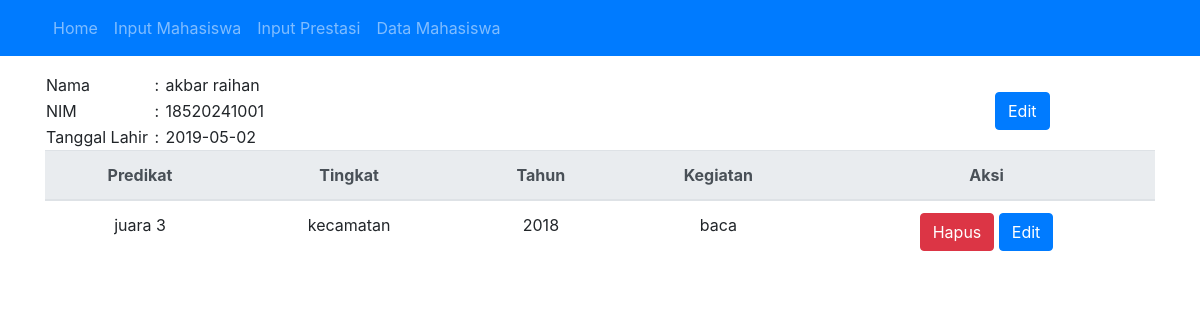
/detail.php?q=18520241001, run on the app's committed database.
### tables this page shows
CREATE TABLE `mahasiswa` (
  `NIM` bigint(15) NOT NULL,
  `Nama` text NOT NULL,
  `TTL` date NOT NULL
);

CREATE TABLE `prestasi` (
  `ID` int(5) NOT NULL,
  `Predikat` varchar(255) NOT NULL,
  `Tingkat` varchar(255) NOT NULL,
  `Tahun` int(11) NOT NULL,
  `Kegiatan` text NOT NULL,
  `NIM` bigint(15) NOT NULL
);

### detail.php (the view, shortened to what this page needs)
<?php require('header.php'); ?>
<div class="container">
    <?php
    require('koneksi.php');
    $q = $_GET['q'];
    $sql_data = "select * from mahasiswa where NIM='" . $q . "';";
    $sql_prestasi = "select * from prestasi where NIM='" . $q . "';";
    $result_data = $conn->query($sql_data);
    $result_prestasi = $conn->query($sql_prestasi);
    ?>
    <div class="row">
        <div class="col-sm-10">
        <table>
            <tbody>
            <?php
            $datas = [];
            while ($row = $result_data->fetch_assoc()) {
                $datas[] = $row;
            }
            ?>
            <tr>
                <td>Nama</td>
                <td> &nbsp;:&nbsp;</td>
                <td><?php echo $datas[0]['Nama'] ?></td>
            <tr>
            <tr>
                <td>NIM</td>
                <td> &nbsp;:&nbsp;</td>
                <td><?php echo $datas[0]['NIM'] ?></td>
            <tr>
            <tr>
                <td>Tanggal Lahir</td>
                <td> &nbsp;:&nbsp;</td>
                <td><?php echo $datas[0]['TTL'] ?></td>
            </tbody>
        </table>
    </div>
    <div class="col-sm-2" style="padding-top:20px">
       <a href="editmahasiswa.php?nim=<?php echo $datas[0]['NIM']?>"> <button class='btn btn-primary' >Edit</button>
    </a>
    </div>
    </div>
    <table class="table">
        <thead class="thead-light">
            <th class="text-center">Predikat</th>
            <th class="text-center">Tingkat</th>
            <th class="text-center">Tahun</th>
            <th class="text-center">Kegiatan</th>
            <th class="text-center">Aksi</th>
        </thead>
        <tbody>
            <?php
            while ($row = $result_prestasi->fetch_assoc()) {
                echo "<tr>
        <td class='text-center'>" . $row['Predikat'] . "</td>
        <td class='text-center'>" . $row['Tingkat'] . "</td>
        <td class='text-center'>" . $row['Tahun'] . "</td>
        <td class='text-center'>" . $row['Kegiatan'] . "</td>
        <td class='text-center'> <button class='btn btn-danger' onclick='hapus(" . $row['ID'] . ",`" . $row['Predikat'] . "`,`" . $row['Kegiatan'] . "`,`" . $datas[0]['Nama'] . "`)'>Hapus</button>
        <a href='edit.php?id=".$row['ID']."'<button class=' btn btn-primary'>Edit</button></td>
        </tr>
    ";
            }
            ?>
        </tbody>
    </table>
</div>
<?php require('footer.php') ?>

### header.php (style rules this page uses)
body { padding-bottom: 1em; }

### data on the page
mahasiswa: Nama "akbar raihan", NIM "18520241001", TTL "2019-05-02"
prestasi: Predikat "juara 3", Tingkat "kecamatan", Tahun "2018", Kegiatan "baca"
